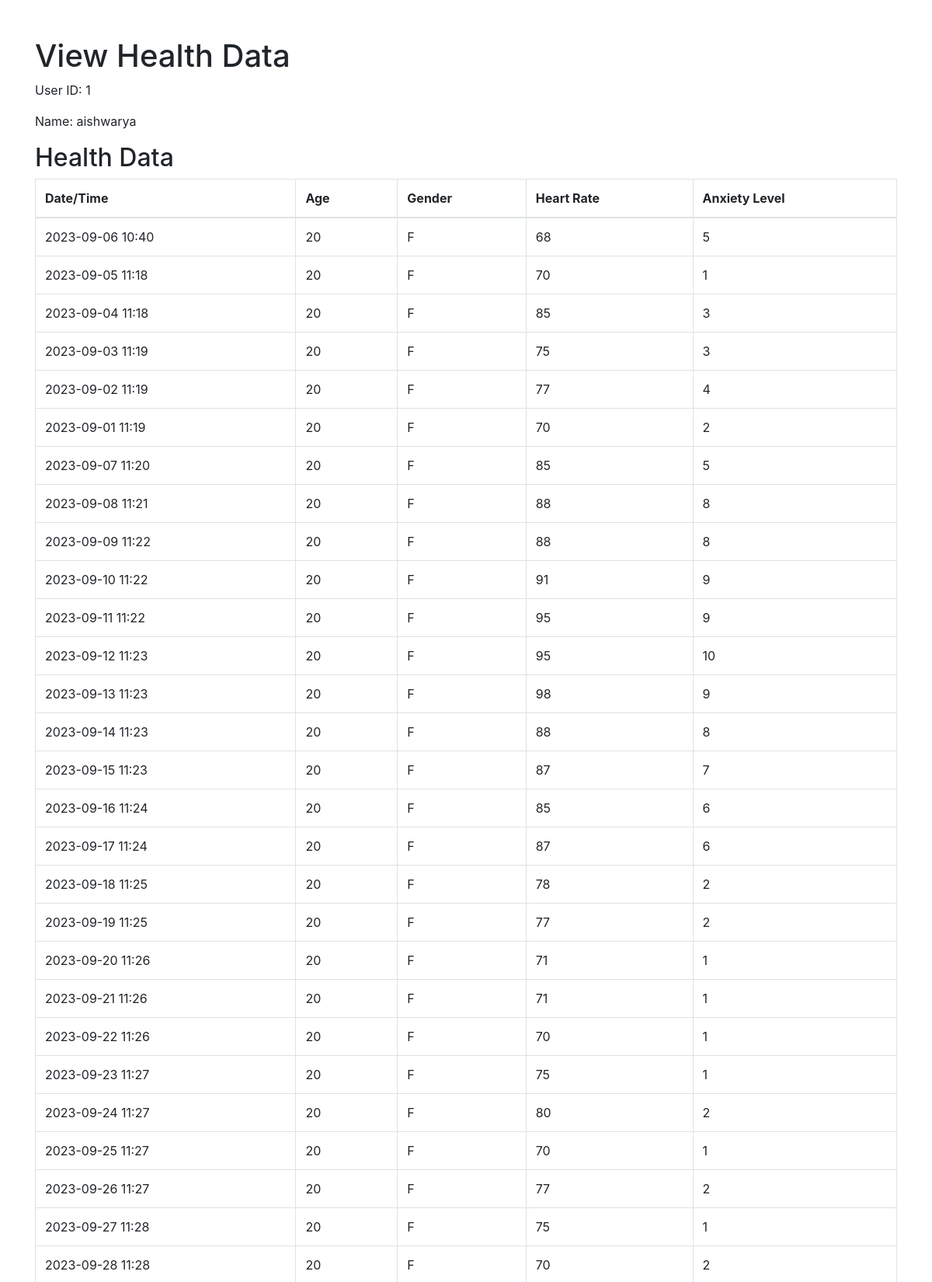
The page /view_data (signed in, upper part) on the database its author committed.
### app.py (models this page shows)
class User(db.Model):
    id = db.Column(db.Integer, primary_key=True)
    name = db.Column(db.String(80))
    email = db.Column(db.String(120), unique=True)
    password = db.Column(db.String(120))
    phone_number = db.Column(db.String(20))
    def __repr__(self):
        return f'<User {self.name}>'

class HealthData(db.Model):
    id = db.Column(db.Integer, primary_key=True)
    user_id = db.Column(db.Integer, db.ForeignKey('user.id'), nullable=False)
    age = db.Column(db.Integer)
    datetime = db.Column(db.DateTime, default=datetime.utcnow)
    gender = db.Column(db.String)
    heart_rate = db.Column(db.Integer)
    anxiety = db.Column(db.Integer)
    def __repr__(self):
        return f'<HealthData for User {self.id}>'

### app.py (the view)
@app.route('/view_data', methods=['GET'])
def view_data():
    print("out of if")
    user_id = session.get('user_id')
    if user_id:
        user = User.query.get(user_id)
        if user:
            try:
                health_data = HealthData.query.filter_by(user_id=user_id).all()
                print("User:", user)
                print("Health Data:", health_data)
                return render_template('view_data.html', user=user, health_data=health_data)
            except Exception as e:
                print("Error fetching health data:", str(e))
                flash('An error occurred while fetching health data.', 'danger')
                return redirect(url_for('home'))
    flash('You need to log in to view health data.', 'danger')
    return redirect(url_for('home'))

### templates/view_data.html (shortened to what this page needs)
<!DOCTYPE html>
<html>
<head>
    <link rel="stylesheet" href="https://maxcdn.bootstrapcdn.com/bootstrap/4.5.2/css/bootstrap.min.css">
</head>
<body>
    <div class="container mt-5">
        <h1>View Health Data</h1>
        <p>User ID: {{ user.id }}</p>
        <p>Name: {{ user.name }}</p>
        <h2>Health Data</h2>
        <table class="table table-bordered">
            <thead>
                <tr>
                    <th>Date/Time</th>
                    <th>Age</th>
                    <th>Gender</th>
                    <th>Heart Rate</th>
                    <th>Anxiety Level</th>
                </tr>
            </thead>
            <tbody>
                {% for data in health_data %}
                        <tr>
                            <td>{{ data.datetime.strftime('%Y-%m-%d %H:%M') }}</td>
                            <td>{{ data.age }}</td>
                            <td>{{ data.gender }}</td>
                            <td>{{ data.heart_rate }}</td>
                            <td>{{ data.anxiety }}</td>
                        </tr>
                {% endfor %}
            </tbody>
        </table>
    </div>
</body>
</html>

### rows shown on the page
User: id "1", name "aishwarya"
HealthData: datetime "2023-09-06 10:40", age "20", gender "F", heart_rate "68", anxiety "5"
HealthData: datetime "2023-09-05 11:18", age "20", gender "F", heart_rate "70", anxiety "1"
HealthData: datetime "2023-09-04 11:18", age "20", gender "F", heart_rate "85", anxiety "3"
HealthData: datetime "2023-09-03 11:19", age "20", gender "F", heart_rate "75", anxiety "3"
HealthData: datetime "2023-09-02 11:19", age "20", gender "F", heart_rate "77", anxiety "4"
HealthData: datetime "2023-09-01 11:19", age "20", gender "F", heart_rate "70", anxiety "2"
HealthData: datetime "2023-09-07 11:20", age "20", gender "F", heart_rate "85", anxiety "5"
HealthData: datetime "2023-09-08 11:21", age "20", gender "F", heart_rate "88", anxiety "8"
HealthData: datetime "2023-09-09 11:22", age "20", gender "F", heart_rate "88", anxiety "8"
HealthData: datetime "2023-09-10 11:22", age "20", gender "F", heart_rate "91", anxiety "9"
HealthData: datetime "2023-09-11 11:22", age "20", gender "F", heart_rate "95", anxiety "9"
HealthData: datetime "2023-09-12 11:23", age "20", gender "F", heart_rate "95", anxiety "10"
HealthData: datetime "2023-09-13 11:23", age "20", gender "F", heart_rate "98", anxiety "9"
HealthData: datetime "2023-09-14 11:23", age "20", gender "F", heart_rate "88", anxiety "8"
HealthData: datetime "2023-09-15 11:23", age "20", gender "F", heart_rate "87", anxiety "7"
HealthData: datetime "2023-09-16 11:24", age "20", gender "F", heart_rate "85", anxiety "6"
HealthData: datetime "2023-09-17 11:24", age "20", gender "F", heart_rate "87", anxiety "6"
HealthData: datetime "2023-09-18 11:25", age "20", gender "F", heart_rate "78", anxiety "2"
HealthData: datetime "2023-09-19 11:25", age "20", gender "F", heart_rate "77", anxiety "2"
HealthData: datetime "2023-09-20 11:26", age "20", gender "F", heart_rate "71", anxiety "1"
HealthData: datetime "2023-09-21 11:26", age "20", gender "F", heart_rate "71", anxiety "1"
HealthData: datetime "2023-09-22 11:26", age "20", gender "F", heart_rate "70", anxiety "1"
HealthData: datetime "2023-09-23 11:27", age "20", gender "F", heart_rate "75", anxiety "1"
HealthData: datetime "2023-09-24 11:27", age "20", gender "F", heart_rate "80", anxiety "2"
HealthData: datetime "2023-09-25 11:27", age "20", gender "F", heart_rate "70", anxiety "1"
HealthData: datetime "2023-09-26 11:27", age "20", gender "F", heart_rate "77", anxiety "2"
HealthData: datetime "2023-09-27 11:28", age "20", gender "F", heart_rate "75", anxiety "1"
HealthData: datetime "2023-09-28 11:28", age "20", gender "F", heart_rate "70", anxiety "2"
